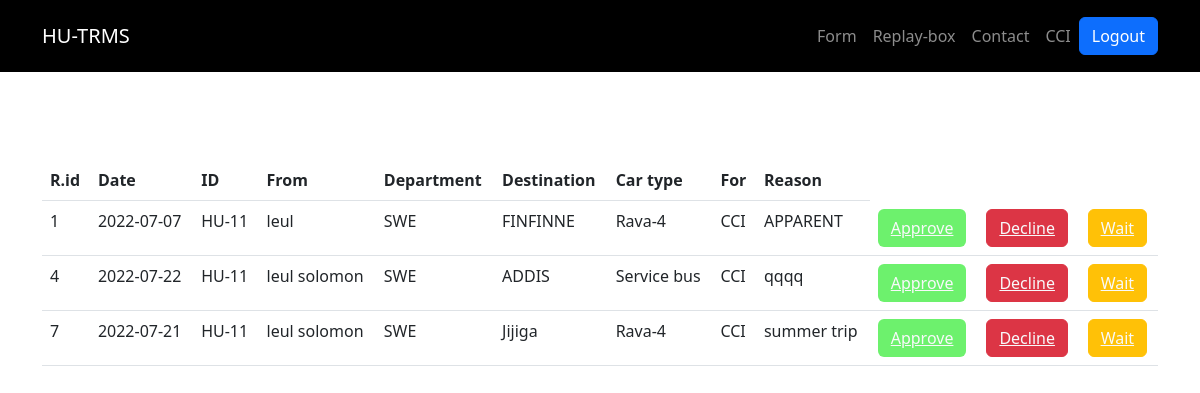
Screenshot of /HU_TRMS/collagepage.php (signed in) with the database file from the repository.
### tables this page shows
CREATE TABLE `requestform` (
  `name` varchar(30) NOT NULL,
  `name2` varchar(30) NOT NULL,
  `name3` varchar(30) NOT NULL,
  `name4` varchar(30) NOT NULL,
  `name5` varchar(30) NOT NULL,
  `name6` varchar(30) NOT NULL,
  `for_collage` varchar(100) NOT NULL,
  `department` varchar(50) NOT NULL,
  `destination` varchar(255) NOT NULL,
  `reason` varchar(255) NOT NULL,
  `cartype` varchar(50) NOT NULL,
  `requestdate` date NOT NULL,
  `startdate` date NOT NULL,
  `starthour` time(6) NOT NULL,
  `enddate` date NOT NULL,
  `endhour` time(6) NOT NULL,
  `status` varchar(100) NOT NULL,
  `staffid` varchar(30) NOT NULL,
  `rid` int(30) NOT NULL
);

### HU_TRMS/collagepage.php (the view, shortened to what this page needs)
<!DOCTYPE html>
<html>
<head>
    <link rel="stylesheet" href="../assets/css/bootstrap.min.css">
</head>
<body>
<nav class="navbar navbar-expand-lg bg-black navbar-dark py-3 fixed-top">
        <div class="container">
            <a href="#" class="navbar-brand"><span class="navbar-brand mb-0 h1 ">HU-TRMS</span></a>
            <div class="collapse navbar-collapse" id="navmenu">
                <ul class="navbar-nav ms-auto">
                    <li class="nav-item ">
                        <a href="#home" class="nav-link">Form</a>
                    </li>
                    <li class="nav-item">
                        <a href="#replay" class="nav-link">Replay-box</a>
                    </li><li class="nav-item">
                        <a href="#contact" class="nav-link">Contact</a>
                    </li>
                    <li>
                      <a class="nav-link" href="#"><span class="nav-profile-name"><?php $p=$_SESSION['col']; echo $p ?></span>
          </a>
                    </li>
                </ul>
            </div>
        <a href="logoutc.php" type="button"><button class="btn btn-primary ms-auto">Logout</button></a>
        </div>
    </nav>
    <div class="d-flex container">
        <table class="table  px-2">
    <thead>
      <tr ><th class="px-2">R.id</th>
        <th class="px-2">Date</th>
        <th class="px-2">ID</th>
        <th class="px-2">From</th>
        <th class="px-2">Department</th>
        <th class="px-2">Destination</th>
        <th class="px-2">Car type</th>
        <th class="px-2">For</th>
        <th class="px-2">Reason</th>
      </tr>
    </thead>
    <tbody>
<?php
include ('config.php');
$sql1="SELECT requestdate,name,for_collage,department,reason,cartype,destination,status,staffid,rid FROM `requestform` where for_collage='$p'";
$result=mysqli_query($connection,$sql1);
if($result){
while($row=mysqli_fetch_assoc($result)){
    $Rid=$row['rid'];
  $Date=$row['requestdate'];
  $ID=$row['staffid'];
  $From=$row['name'];
  $Department=$row['department'];
  $Destination=$row['destination'];
  $Cartype=$row['cartype'];
  $For=$row['for_collage'];
  $Reason=$row['reason'];
  echo'
  <tr class="px-2">
  <td class="px-2">'.$Rid.'</td>
    <td class="px-2">'.$Date.'</td>
    <td class="px-2">'.$ID.'</td>
    <td class="px-2">'.$From.'</td>
    <td class="px-2">'.$Department.'</td>
    <td class="px-2">'.$Destination.'</td>
    <td class="px-2">'.$Cartype.'</td>
    <td class="px-2">'.$For.'</td>
    <td class="px-2">'.$Reason.'</td>
    <td><button class="btn" style="background-color:#6df16d"><a href="approv.php?approvid='.$Rid.'" class="text-light">Approve</a></button></td>
    <td><button class="btn btn-danger"><a href="decline.php?declineid='.$Rid.'" class="text-light">Decline</a></button></td>
    <td><button class="btn btn-warning"><a href="wait.php?waitid='.$Rid.'" class="text-light">Wait</a></button></td>
  </tr>
  ';
    }
  }
  ?>
</tbody>
</table>
</div>
</body>
</html>

### HU_TRMS/collagepage.php (style rules this page uses)
body::before { display: block; content:''; height:160px; }

### rows the page displays
requestform: rid "1", requestdate "2022-07-07", staffid "HU-11", name "leul", department "SWE", destination "FINFINNE", cartype "Rava-4", for_collage "CCI", reason "APPARENT"
requestform: rid "4", requestdate "2022-07-22", staffid "HU-11", name "leul solomon", department "SWE", destination "ADDIS", cartype "Service bus", for_collage "CCI", reason "qqqq"
requestform: rid "7", requestdate "2022-07-21", staffid "HU-11", name "leul solomon", department "SWE", destination "Jijiga", cartype "Rava-4", for_collage "CCI", reason "summer trip"

### other values shown
$p "CCI"
